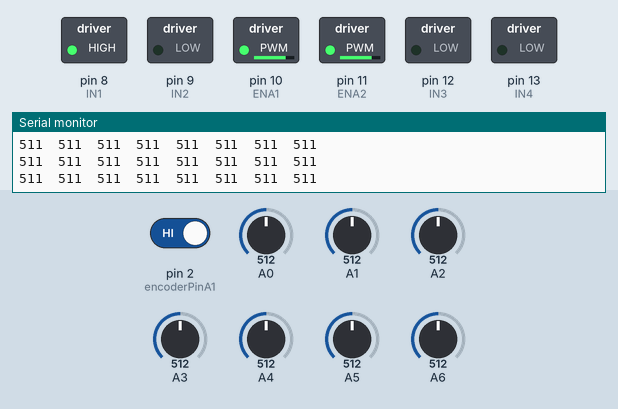
Simulated run of this sketch. Board: Arduino Uno, built with avr-gcc and run on an emulated ATmega328P. On the bench: switched loads named in the sketch (green lamp = pin HIGH), the last lines printed to the serial monitor. Inputs (shaded band) come from the test bench; at power-on: A5 = 512, pin 2 (encoderPinA1) HIGH, A0 = 512, A1 = 512, A2 = 512, A3 = 512, A4 = 512, A6 = 512.

Above: at 1.2 s.
1.3 s: A5 set to 886
4.3 s: A5 set to 916
At 6.0 s:
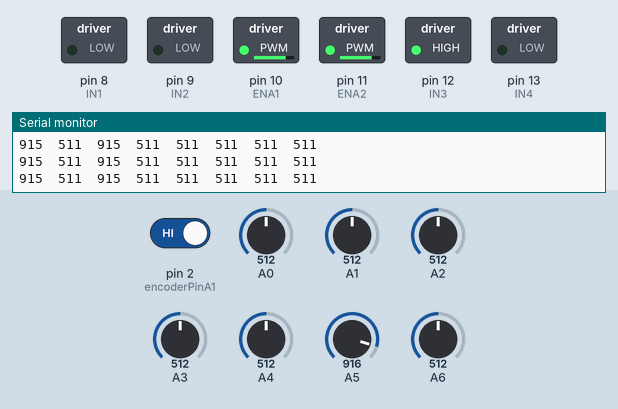
6.3 s: A5 set to 890
At 7.8 s:
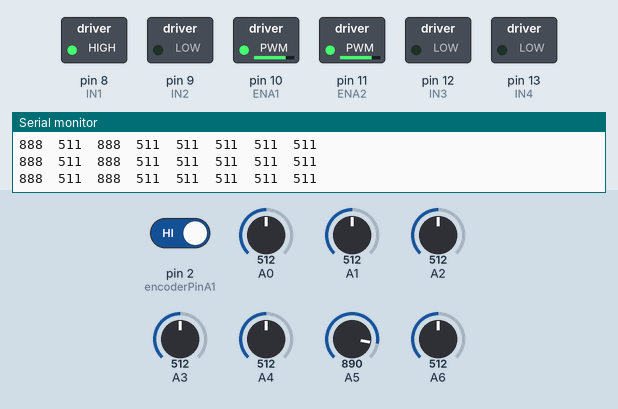
8.1 s: A5 set to 910
At 9.6 s:
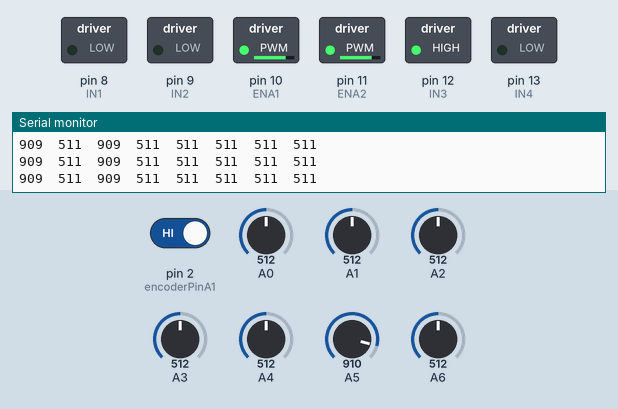
Timing chart, 0 to 10.9 s (numbered marks = the images above; inputs shaded):
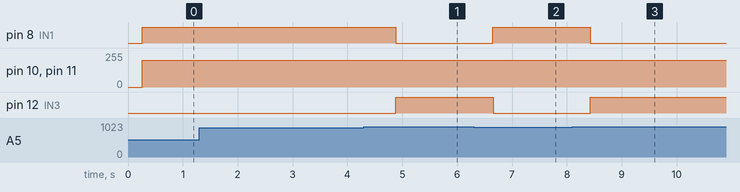

The sketch:

line_follower_UETX.ino
```cpp
#include <QTRSensors.h>

QTRSensors qtr;
// Khai báo chân cho module L298N cho động cơ 1
int ENA1 = 10;   // Chân enable động cơ 1
int IN1 = 8;
int IN2 = 9;

// Khai báo chân cho module L298N cho động cơ 2
int ENA2 = 11;   // Chân enable động cơ 2
int IN3 = 12;
int IN4 = 13;

float output=0;
float   P = 0, I = 0, D=0;
float preErr = 0;
int left_pwm, right_pwm;
int Err;

#define LEFT_SPEED 120
#define RIGHT_SPEED 160

// Các hằng số PID
float kp = 1.5;   // Hệ số tỷ lệ
float ki = 0.1;   // Hệ số tích phân
float kd = 0.05;  // Hệ số vi phân

float targetPosition = 3.5;  // Vị trí mong muốn (vị trí trung tâm)
float currentPosition = 0;   // Vị trí hiện tại

float prevError = 0;         // Sai số trước đó
float integral = 0;          // Tích phân

// Khai báo chân cho encoder động cơ 1
int encoderPinA1 = 2;  // Kết nối với dây C1 của encoder động cơ 1
int encoderPinB1 = 3;  // Kết nối với dây C2 của encoder động cơ 1

// Khai báo chân cho encoder động cơ 2
int encoderPinA2 = 4;  // Kết nối với dây C1 của encoder động cơ 2
int encoderPinB2 = 7;  // Kết nối với dây C2 của encoder động cơ 2

volatile long encoderCount1 = 0;  // Số xung từ encoder động cơ 1
volatile long encoderCount2 = 0;  // Số xung từ encoder động cơ 2


const uint8_t SensorCount = 8;
uint16_t sensorValues[SensorCount];

void setup()
{
  // configure the sensors
  qtr.setTypeAnalog();
  qtr.setSensorPins((const uint8_t[]){5, 6, A5, A4, A3, A2, A1, A0}, SensorCount);
  qtr.setEmitterPin(2);


  Serial.begin(9600);
  pinMode(ENA1, OUTPUT);
  pinMode(IN1, OUTPUT);
  pinMode(IN2, OUTPUT);
  pinMode(ENA2, OUTPUT);
  pinMode(IN3, OUTPUT);
  pinMode(IN4, OUTPUT);

  pinMode(encoderPinA1, INPUT);
  pinMode(encoderPinB1, INPUT);
  pinMode(encoderPinA2, INPUT);
  pinMode(encoderPinB2, INPUT);

  attachInterrupt(digitalPinToInterrupt(encoderPinA1), updateEncoder1, CHANGE);
  attachInterrupt(digitalPinToInterrupt(encoderPinA2), updateEncoder2, CHANGE);
}
void FORWARD(){
  analogWrite(IN1,200);
  analogWrite(IN2,0);
  analogWrite(IN3,0);
  analogWrite(IN4,200);
  analogWrite(ENA1, 200);
  analogWrite(ENA2, 200);
}
void LEFT(){
  analogWrite(IN1,0);
  analogWrite(IN2,0);
  analogWrite(IN3,200);
  analogWrite(IN4,0);
}
void RIGHT (){
  analogWrite(IN1,200);
  analogWrite(IN2,0);
  analogWrite(IN3,0);
  analogWrite(IN4,0);
}
void STOP(){
  analogWrite(IN1,0);
  analogWrite(IN2,0);
  analogWrite(IN3,0);
  analogWrite(IN4,0);
}
void loop()
{
  int pin[9];
  // read raw sensor values
  qtr.read(sensorValues);

  // print the sensor values as numbers from 0 to 1023, where 0 means maximum
  // reflectance and 1023 means minimum reflectance
  for (uint8_t i = 0; i < SensorCount; i++)
  {
    Serial.print(sensorValues[i]);
    pin[i] = sensorValues[i];
    Serial.print('\t');
  }
  Serial.println();

  delay(250);
  if(pin[0] > 900 && pin[1] > 900 && pin[2] > 900 && pin[3] > 900 && pin[4] > 900 && pin[5] > 900 && pin[6] > 900 && pin[7] > 900) {
     FORWARD();
  }
  else if(pin[0] < 900 && pin[1] < 900) {
     RIGHT();
  }
  else if(pin[6] < 900 && pin[7] < 900) {
     LEFT();
  }
  analogWrite(ENA1, 200);
  analogWrite(ENA2, 200);
  // Đọc giá trị encoder cho động cơ 1 và động cơ 2
  long count1 = encoderCount1;
  long count2 = encoderCount2;


  // Thực hiện xử lý dữ liệu encoder ở đây

  delay(100);  // Đọc giá trị encoder mỗi 100ms
}

void updateEncoder1() {
  if (digitalRead(encoderPinB1) == LOW) {
    encoderCount1++;
  } else {
    encoderCount1--;
  }
}

void updateEncoder2() {
  if (digitalRead(encoderPinB2) == LOW) {
    encoderCount2++;
  } else {
    encoderCount2--;
  }
}
```

Measured:
- the behaviour switches between 900 and 901 on A5 (found by bisection; images 0 and 1)
- after the input at 4.3 s, pin 8 (IN1): HIGH → LOW after 0.58 s; pin 12 (IN3): LOW → HIGH after 0.58 s
- after the input at 6.3 s, pin 8 (IN1): LOW → HIGH after 0.35 s; pin 12 (IN3): HIGH → LOW after 0.35 s
- after the input at 8.1 s, pin 8 (IN1): HIGH → LOW after 0.33 s; pin 12 (IN3): LOW → HIGH after 0.33 s
